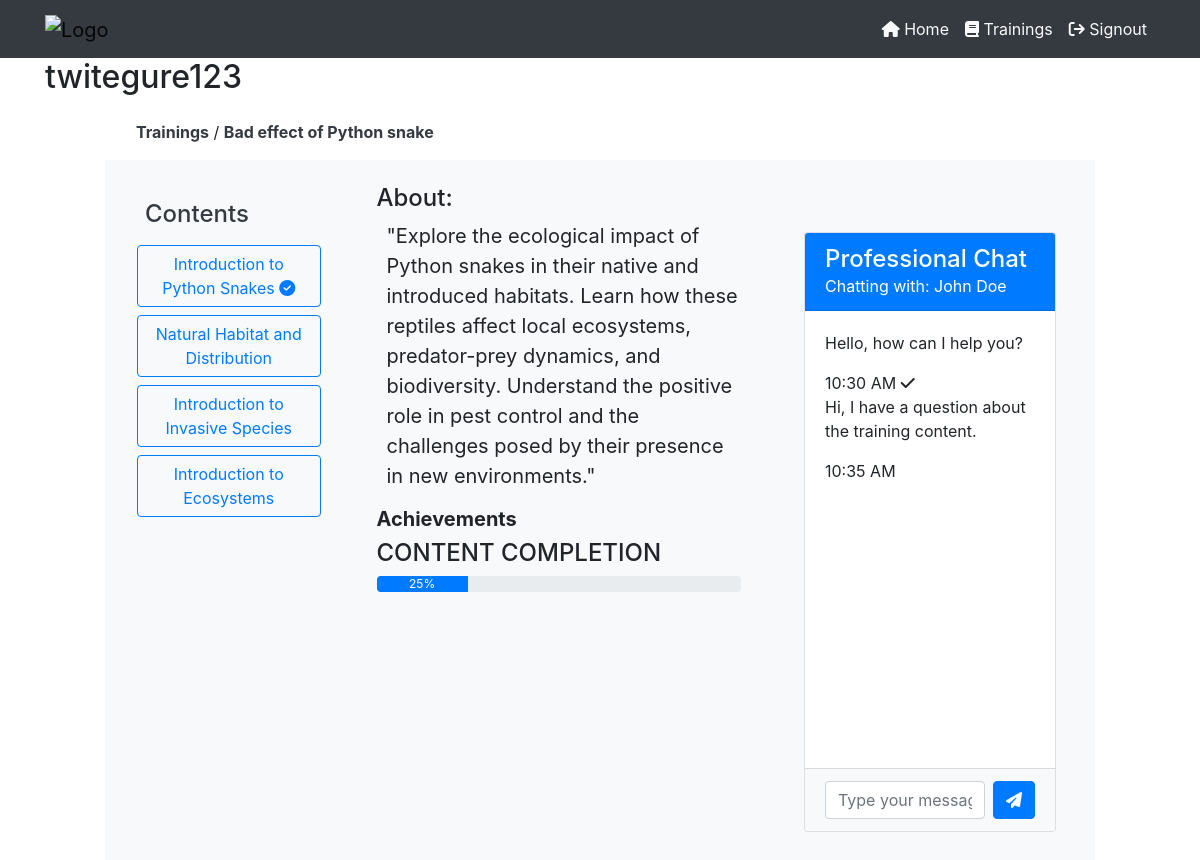
The page /employee-trainings-content.php?training=5 (signed in) on the database its author committed.
### tables this page shows
CREATE TABLE `trainings` (
  `training_id` int(11) NOT NULL,
  `training_topic` varchar(255) NOT NULL,
  `training_description` text NOT NULL DEFAULT 'This is the defaullt description of the trainings',
  `training_start` varchar(255) NOT NULL,
  `training_end` varchar(255) NOT NULL,
  `training_cover` varchar(255) NOT NULL,
  `training_depart` int(11) NOT NULL,
  `training_status` varchar(255) NOT NULL
);

CREATE TABLE `training_contents` (
  `training_content_id` int(11) NOT NULL,
  `training` int(11) NOT NULL,
  `content_name` varchar(255) NOT NULL,
  `content_file` varchar(255) NOT NULL
);

### php/employee-sessions.php (called while the page is built, shortened)
<?php
    $acting_employee_id = $_SESSION['employee_id'];
    $acting_employee_usern = $_SESSION['employee_username'];
?>

### employee-trainings-content.php (the view, shortened to what this page needs)
<?php
    include("php/connection.php");
    include("php/employee-sessions.php");
?>
<!DOCTYPE html>
<html lang="en">
<head>
    <link rel="stylesheet" href="https://maxcdn.bootstrapcdn.com/bootstrap/4.5.2/css/bootstrap.min.css">
    <link rel="stylesheet" href="https://cdnjs.cloudflare.com/ajax/libs/font-awesome/6.4.2/css/all.min.css" />
</head>
<body>
    <?php
        include("php/employee-header.php");
    ?>
    <div class="container">
        <div class="row align-items-center">
            <div class="col-md-8">
                <?php
                    if (isset($_GET['welcome'])) {
                        ?>
                        <h2>
                            Welcome <?php echo $acting_employee_usern; ?>
                        </h2>
                        <?php
                    }
                    else {
                        ?>
                        <h2>
                            <?php echo $acting_employee_usern; ?>
                        </h2>
                        <?php
                    }
                ?>
            </div>
        </div>
    </div>
    <section class="">
        <div class="" style="width: 80%;margin:auto;">
            <?php
                if (!isset($_GET['training'])) {
                    ?>
                    <p class="alert alert-danger">
                        No training sent to the server.
                    </p>
                    <?php
                }
                else {
                    $training = $_GET['training'];
                    $check_exists = mysqli_query($server,"SELECT * from trainings WHERE
                        training_id='$training'
                    ");
                    if (mysqli_num_rows($check_exists) != 1) {
                        ?>
                        <p class="alert alert-danger">
                            The training is not found.
                        </p>
                        <?php
                    }
                    else {
                        $data_check_exits = mysqli_fetch_array($check_exists);
                        ?>
                        <div class="contents m-3">
                            <a href="employee-trainings.php" class="text-dark font-weight-bold">Trainings</a> / <a href="" class="text-dark font-weight-bold"><?php echo $data_check_exits['training_topic']; ?></a>
                        </div>
                        <div class="row bg-light" style="height: 700px;">
                            <div class="col-md-3 text-light p-4" id="contents_list">
                                <h4 class="text-dark m-3">
                                    Contents
                                </h4>
                                <?php
                                    $get_trainings_content = mysqli_query($server,"SELECT * from training_contents
                                        WHERE training='$training'
                                    ");
                                        ?>
                                        <?php
                                    while ($data_contents = mysqli_fetch_array($get_trainings_content)) {
                                        ?>
                                        <div class="row m-2" >
                                            <button class="btn btn-outline-primary get_trai_contents" value="<?php echo $data_contents['training_content_id']; ?>">
                                                <?php
                                                    $current_content = $data_contents['training_content_id'];
                                                    echo $data_contents['content_name'];
                                                    $check_content_info = mysqli_query($server,"SELECT * from empl_trainings_conent_completion
                                                        WHERE employee='$acting_employee_id'
                                                        AND training = '$training'
                                                        AND content = '$current_content'
                                                        AND status = 'Completed'
                                                        ");
                                                        if (mysqli_num_rows($check_content_info) > 0) {
                                                            ?>
                                                                <i class="fa fa-check-circle"></i>
                                                            <?php
                                                        }
                                                ?>
                                            </button>
                                        </div>
                                        <?php
                                    }
                                ?>
                            </div>
                            <div class="col-md-5 bg-light p-4">
                                <div id="trai_description">
                                    <div class="" style="font-size: 20px;">
                                        <h4 class="text-decoration-underline">
                                            About:
                                        </h4>
                                        <p class="" style="margin-left: 10px;">
                                            <?php echo $data_check_exits['training_description']; ?>
                                        </p>
                                        <div class="achievements">
                                            <h5 class="font-weight-bold">
                                                Achievements
                                            </h5>
                                            <?php
                                                $get_total_contents = mysqli_query($server,"SELECT * from training_contents
                                                    WHERE
                                                    training = '$training'
                                                ");
                                                $get_passed_contents = mysqli_query($server,"SELECT * from
                                                    empl_trainings_conent_completion WHERE
                                                    employee = '$acting_employee_id'
                                                    AND training = '$training'
                                                    AND status = 'Completed'
                                                ");
                                                $num_contents = mysqli_num_rows($get_total_contents);
                                                $num_completed = mysqli_num_rows($get_passed_contents);
                                                $completetion_percenage = ($num_completed/$num_contents) * 100;
                                            ?>
                                            <h4 style="text-transform: uppercase;">
                                                Content completion
                                            </h4>
                                            <div class="progress" title="You have completed <?php echo $completetion_percenage."%"; ?> of the training contents.">
                                                <div class="progress-bar" role="progressbar" style="width: <?php echo $completetion_percenage; ?>%;" aria-valuenow="<?php echo $completionPercentage; ?>" aria-valuemin="0" aria-valuemax="100">
                                                    <?php echo $completetion_percenage; ?>%
                                                </div>
                                            </div>
                                        </div>
                                    </div>
                                </div>
                            </div>
                            <div class="col-md-4 p-4">
                            <div class="container mt-5">
                                <div class="card" style="height: 600px;">
                                    <div class="card-header bg-primary text-white">
                                        <h4 class="mb-0">Professional Chat</h4>
                                        <p class="mb-0">Chatting with: John Doe</p>
                                    </div>
                                    <div class="card-body chat-messages">
                                        <div class="message sender">
                                            <p>Hello, how can I help you?</p>
                                            <div class="time">
                                                10:30 AM
                                                <i class="fas fa-check delivered"></i>
                                            </div>
                                        </div>
                                        <div class="message receiver">
                                            <p>Hi, I have a question about the training content.</p>
                                            <div class="time">
                                                10:35 AM
                                            </div>
                                        </div>
                                    </div>
                                    <div class="card-footer bg-light">
                                        <form class="d-flex">
                                            <input type="text" class="form-control" placeholder="Type your message...">
                                            <button type="submit" class="btn btn-primary ml-2"><i class="fas fa-paper-plane"></i></button>
                                        </form>
                                    </div>
                                </div>
                            </div>
                            </div>
                        </div>
                        <?php
                    }
                }
            ?>
        </div>
</section>
</body>
</html>

### employee-trainings-content.php (style rules this page uses)
.bg-primary { background-color: #007bff; }

### rows shown on the page
trainings: training_topic "Bad effect of Python snake", training_description "\"Explore the ecological impact of Python snakes in their native and introduced habitats. Learn how these reptiles affect local ecosystems, predator-prey dynamics, and biodiversity. Understand the positive role in pest control and the challenges posed by their presence in new environments.\""
training_contents: $data_contents['training_content_id'] 12 (drawn), content_name "Introduction to Python Snakes"
training_contents: $data_contents['training_content_id'] 13 (drawn), content_name "Natural Habitat and Distribution"
training_contents: $data_contents['training_content_id'] 14 (drawn), content_name "Introduction to Invasive Species"
training_contents: $data_contents['training_content_id'] 15 (drawn), content_name "Introduction to Ecosystems"

### other values the page prints
$acting_employee_usern "twitegure123"
$completetion_percenage "25"
